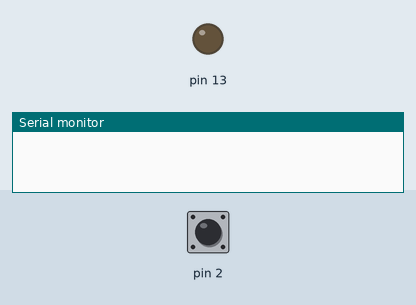
Simulated run of this sketch. Board: Arduino Uno, built with avr-gcc and run on an emulated ATmega328P. Parts: output pins drawn as LEDs (lit = HIGH), the last lines printed to the serial monitor. The inputs (shaded band) are chosen by the test bench; at power-on: pin 2 HIGH.

Above: at 1.2 s.
1.3 s: pin 2 pulled LOW for 0.15 s
At 1.37 s:
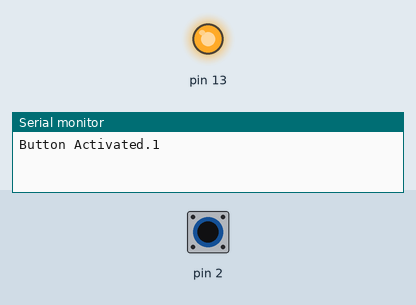
2.9 s: pin 2 pulled LOW for 3.2 s
At 6.9 s:
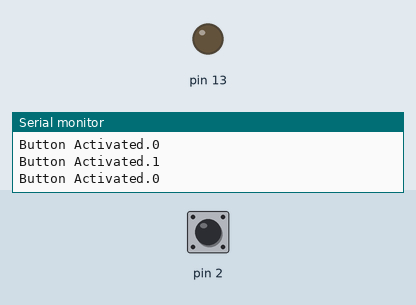
Timing chart, 0 to 8.4 s (numbered marks = the images above; inputs shaded):
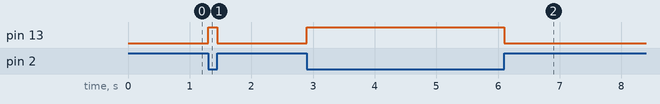

The sketch:

task2P.ino
```cpp
volatile int LEDState = 0;

void setup()
{
  pinMode(2, INPUT_PULLUP);
  pinMode(13, OUTPUT);
  Serial.begin(9600);

  attachInterrupt(digitalPinToInterrupt(2), toggleLED, CHANGE);
}

void loop()
{

}

void toggleLED() {
  LEDState = !LEDState;

  digitalWrite(13, LEDState);

  Serial.print("Button Activated.");

  Serial.println(LEDState);
}
```

Measured:
- after the input at 1.3 s, pin 13: LOW → HIGH at once, → LOW 0.15 s later
- after the input at 2.9 s, pin 13: LOW → HIGH at once, → LOW 3.2 s later
